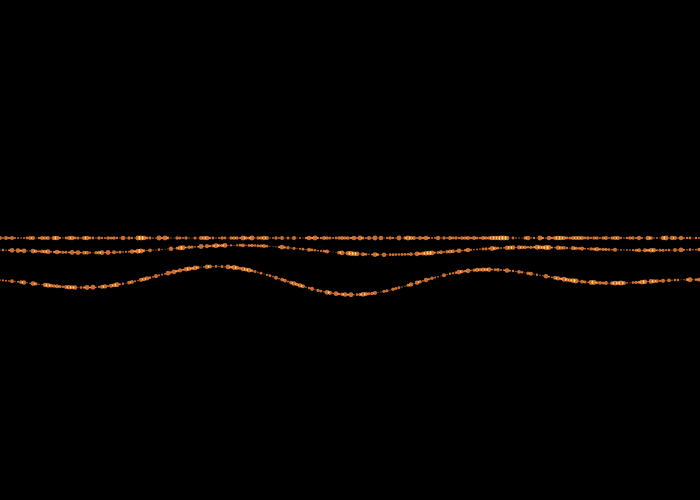
Frame 1 (no input)
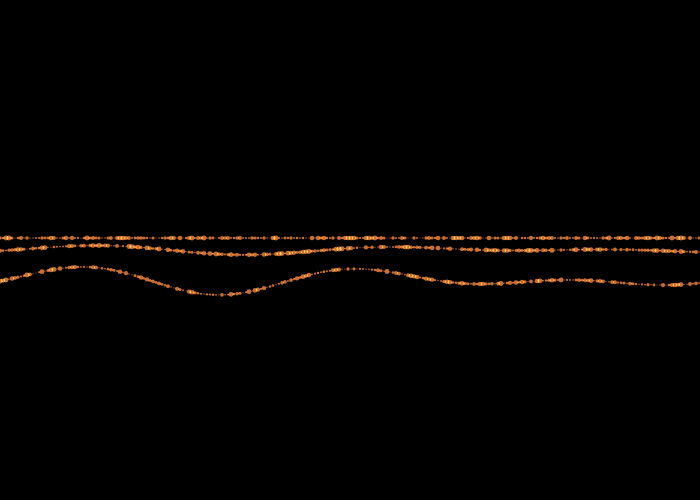
Frame 60 (no input)
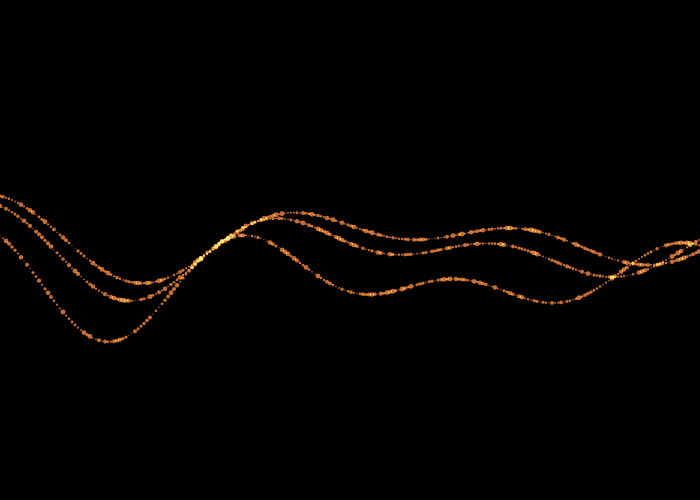
Frame 120 (the mouse pressed at the canvas centre since frame 60)

The p5.js sketch that drew these frames (run headless with seeded random() and noise() and a simulated clock; from frame 60 on, the mouse is pressed at the canvas centre):

// p5.js sketch
// ── sketch.js
function setup() {
  createCanvas(700, 500);
  background(0);
}

function draw() {
  background(0);

  let adj = map(mouseY, 0, height, 0.1, 2.0);
  push();
  blendMode(ADD);
 wave(height/2 - 12, 0.019, adj-0.1);
 wave(height/2 + 0, 0.02, adj)
 wave(height/2 + 30, 0.022, adj+0.2)
pop();
}

function wave(yOffset, adjFreq, adjAmp){
  let freq; //time, angle (+ position)
  let amp; //radDistance

for(let x= 0;x < width; x+=3){

  freq = x * 0.005 + frameCount * 0.01;
  amp = 40;
  sinForAmp = sin(freq) * amp;

  freq = frameCount * 0.01;
  amp = 3;
  sinForFreq = sin(freq) * amp;


  freq = x * adjFreq + frameCount * adjFreq + sinForFreq;
  amp = (10 + sinForAmp) * adjAmp;
  let sinValue = sin(freq) * amp;

  let y = yOffset + sinValue;

  let dia = random(1,5)
  noStroke();
  fill(200, 110, 50);
  ellipse(x,y,dia,dia)
}
}
